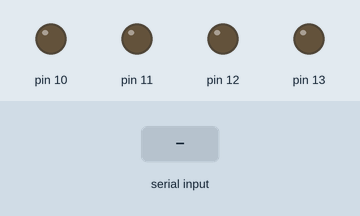
Simulated run of this sketch. Board: Arduino Uno, built with avr-gcc and run on an emulated ATmega328P. Shown: output pins drawn as LEDs (lit = HIGH). Inputs (shaded band) come from the test bench.

Above: at 1.2 s.
1.3 s: "Hidupkan Hijau" received over Serial
At 1.9 s:
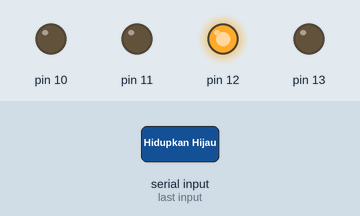
3.0 s: "Hidupkan Merah" received over Serial
At 4.4 s:
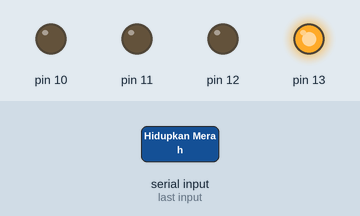
4.7 s: "Hidupkan Biru" received over Serial
At 6.1 s:
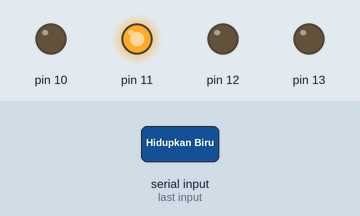
6.4 s: "Hidupkan Kuning" received over Serial
At 7.7 s:
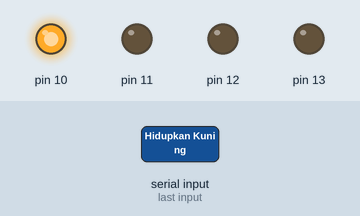
8.2 s: "Hidupkan Merah Hijau" received over Serial
At 9.2 s:
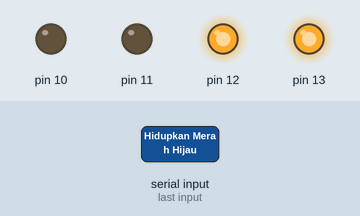
10.1 s: "Hidupkan Merah Biru" received over Serial
At 11.1 s:
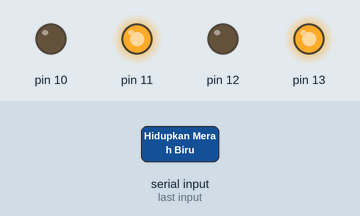
Timing chart, 0 to 12.9 s (numbered marks = the images above; inputs shaded):
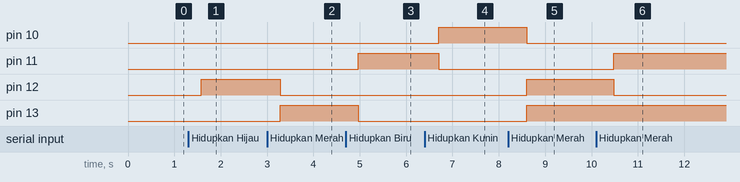

Measured:
- after the input at 1.3 s, pin 12: LOW → HIGH after 0.28 s
- after the input at 3.0 s, pin 12: HIGH → LOW after 0.28 s; pin 13: LOW → HIGH after 0.28 s
- after the input at 4.7 s, pin 11: LOW → HIGH after 0.26 s; pin 13: HIGH → LOW after 0.26 s
- after the input at 6.4 s, pin 10: LOW → HIGH after 0.30 s; pin 11: HIGH → LOW after 0.30 s
- after the input at 8.2 s, pin 10: HIGH → LOW after 0.40 s; pin 12, pin 13: LOW → HIGH after 0.40 s
- after the input at 10.1 s, pin 11: LOW → HIGH after 0.38 s; pin 12: HIGH → LOW after 0.38 s

The sketch:

arduinoLampu.ino
```cpp
void setup() {
  // put your setup code here, to run once:
  Serial.begin(115200);
  pinMode(13, OUTPUT);
  pinMode(12, OUTPUT);
  pinMode(11, OUTPUT);
  pinMode(10, OUTPUT);
}

void loop() {
  // put your main code here, to run repeatedly:
  String perintah = "";
  while (Serial.available() > 0) {
    char karakter = Serial.read();
    perintah = perintah + karakter;
    delay(20);
  }

  if (perintah.equals("")) {
    return;
  } else if (perintah.equals("Hidupkan Hijau")) {
    digitalWrite(13, LOW);
    digitalWrite(12, HIGH);
    digitalWrite(11, LOW);
    digitalWrite(10, LOW);
  } else if (perintah.equals("Hidupkan Merah")) {
    digitalWrite(13, HIGH);
    digitalWrite(12, LOW);
    digitalWrite(11, LOW);
    digitalWrite(10, LOW);
  } else if (perintah.equals("Hidupkan Biru")) {
    digitalWrite(13, LOW);
    digitalWrite(12, LOW);
    digitalWrite(11, HIGH);
    digitalWrite(10, LOW);
  } else if (perintah.equals("Hidupkan Kuning")) {
    digitalWrite(13, LOW);
    digitalWrite(12, LOW);
    digitalWrite(11, LOW);
    digitalWrite(10, HIGH);
  } else if (perintah.equals("Matikan Lampu")) {
    digitalWrite(13, LOW);
    digitalWrite(12, LOW);
    digitalWrite(11, LOW);
    digitalWrite(10, LOW);
  } else if (perintah.equals("Hidupkan Merah Kuning")) {
    digitalWrite(13, HIGH);
    digitalWrite(12, LOW);
    digitalWrite(11, LOW);
    digitalWrite(10, HIGH);
  } else if (perintah.equals("Hidupkan Merah Hijau")) {
    digitalWrite(13, HIGH);
    digitalWrite(12, HIGH);
    digitalWrite(11, LOW);
    digitalWrite(10, LOW);
  } else if (perintah.equals("Hidupkan Merah Biru")) {
    digitalWrite(13, HIGH);
    digitalWrite(12, LOW);
    digitalWrite(11, HIGH);
    digitalWrite(10, LOW);
  } else if (perintah.equals("Hidupkan Kuning Hijau")) {
    digitalWrite(13, LOW);
    digitalWrite(12, HIGH);
    digitalWrite(11, LOW);
    digitalWrite(10, HIGH);
  } else if (perintah.equals("Hidupkan Kuning Biru")) {
    digitalWrite(13, LOW);
    digitalWrite(12, LOW);
    digitalWrite(11, HIGH);
    digitalWrite(10, HIGH);
  } else if (perintah.equals("Hidupkan Hijau Biru")) {
    digitalWrite(13, LOW);
    digitalWrite(12, HIGH);
    digitalWrite(11, LOW);
    digitalWrite(10, HIGH);
  } else if (perintah.equals("Hidupkan Merah Kuning Hijau")) {
    digitalWrite(13, HIGH);
    digitalWrite(12, HIGH);
    digitalWrite(11, LOW);
    digitalWrite(10, HIGH);
  } else if (perintah.equals("Hidupkan Merah Kuning Biru")) {
    digitalWrite(13, HIGH);
    digitalWrite(12, LOW);
    digitalWrite(11, HIGH);
    digitalWrite(10, HIGH);
  } else if (perintah.equals("Hidupkan Merah Hijau Biru")) {
    digitalWrite(13, HIGH);
    digitalWrite(12, HIGH);
    digitalWrite(11, HIGH);
    digitalWrite(10, LOW);
  } else if (perintah.equals("Hidupkan Kuning Hijau Biru")) {
    digitalWrite(13, LOW);
    digitalWrite(12, HIGH);
    digitalWrite(11, HIGH);
    digitalWrite(10, HIGH);
  }
  else if (perintah.equals("Hidupkan Lampu")) {
    digitalWrite(13, HIGH);
    digitalWrite(12, HIGH);
    digitalWrite(11, HIGH);
    digitalWrite(10, HIGH);
  }

}
```
